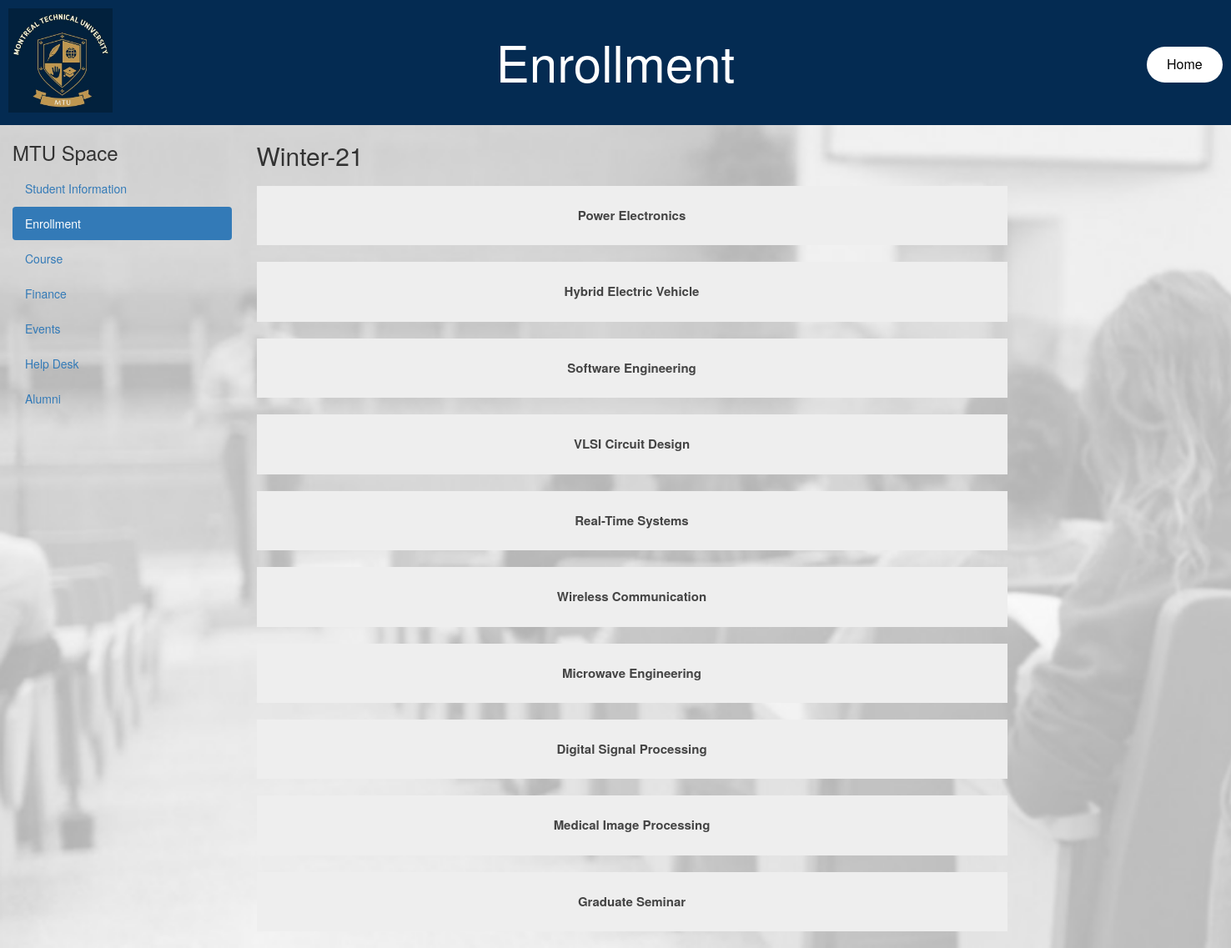
The app's page /Enrollment/ with its own data.
### MTU/models.py (models this page shows, shortened)
class Course(models.Model):
    id = models.AutoField(max_length=200, primary_key=True, auto_created=True)
    name = models.CharField(max_length=200)
    code = models.CharField(max_length=200)
    faculty = models.CharField(max_length=200)
    credits = models.CharField(max_length=200)
    day = models.CharField(max_length=200)
    time = models.CharField(max_length=200)
    cost = models.CharField(max_length=200)

### MTU/views.py (the view)
# urls.py: path("Enrollment/", views.Enrollment, name="Enrollment"),
def Enrollment(response):
    title = "All Course"
    queryset = Course.objects.all()                                                  # User can selected there courses to enroll
    context = {
        "title": title,
        "queryset": queryset,
    }
    return render(response, "MTU/Enrollment.html", context)

### MTU/templates/MTU/Enrollment.html (shortened to what this page needs)
{% load static %}
<!DOCTYPE html>
<html>
    <head>
        <link rel="stylesheet" href="https://maxcdn.bootstrapcdn.com/bootstrap/3.4.1/css/bootstrap.min.css">
        <link rel="stylesheet" type="text/css" href="{% static 'MTU/hstyle.css' %}">
</head>
<body>
<div id="body1">
    <img src="{% static 'Images/logo2.jpg' %}" id="logo">
    <br>
    <h1 style="color: white ; font-size:60px" align="center">Enrollment</h1>
<a href="{% url 'masterpage' %}" class="button button1">Home</a>
</div>
<div class="container" style="margin:0">
    <div class="row">
        <div class="col-sm-3">
            <h3>MTU Space</h3>
            <ul class="nav nav-pills nav-stacked">
              <li><a href="{% url 'student_info' %}">Student Information</a></li>
              <li class="active"><a href="{% url 'Enrollment' %}">Enrollment</a></li>
              <li><a href="{% url 'displaycourse' %}">Course</a></li>
              <li><a href="{% url 'finance' %}">Finance</a></li>
              <li><a href="{% url 'event' %}">Events</a></li>
              <li><a href="{% url 'HelpDesk' %}">Help Desk</a></li>
              <li><a href="{% url 'alumni' %}">Alumni</a></li>
            </ul>
        </div>
        <div class="col-sm-8">
            <h2 style="text-align:justify">Winter-21</h2>
            {% for k in queryset %}
            <button class="accordion">{{ k.name }}</button>
            <br>
            <br>
            {% endfor %}
        </div>
    </div>
</div>
</body>
</html>

### MTU/static/MTU/hstyle.css (style rules this page uses)
#body1 { background-color: #042B52; height:150px; margin: 0px; padding: 0px; }
#logo { width: 125px; height: 125px; margin:10px 10px 10px 10px; position: absolute; }
.button { margin-top: 50; margin-left: 1315; position: absolute; }

### MTU/templates/MTU/Enrollment.html (style rules this page uses)
body { background-image: url('static/Images/pf.PNG'); background-repeat:no-repeat; background-attachment: fixed; background-size: cover; }
.accordion { background-color: #eee; color: #444; cursor: auto; padding: 25px; width: 120%; border: none; text-align: match-parent; outline: inherit; font-size: 15px; transition: 0.4s; font-style: normal; font-weight: 800; }
.button { background-color: white; border: none; color: black; text-align: center; text-decoration: none; display: inline-block; border-radius: 30px; font-size: 16px; margin: -60px 1375px; cursor: pointer; }
.button1 { padding: 10px 24px; }

### records on screen
Course: name "Power Electronics"
Course: name "Hybrid Electric Vehicle"
Course: name "Software Engineering"
Course: name "VLSI Circuit Design"
Course: name "Real-Time Systems"
Course: name "Wireless Communication"
Course: name "Microwave Engineering"
Course: name "Digital Signal Processing"
Course: name "Medical Image Processing"
Course: name "Graduate Seminar"
